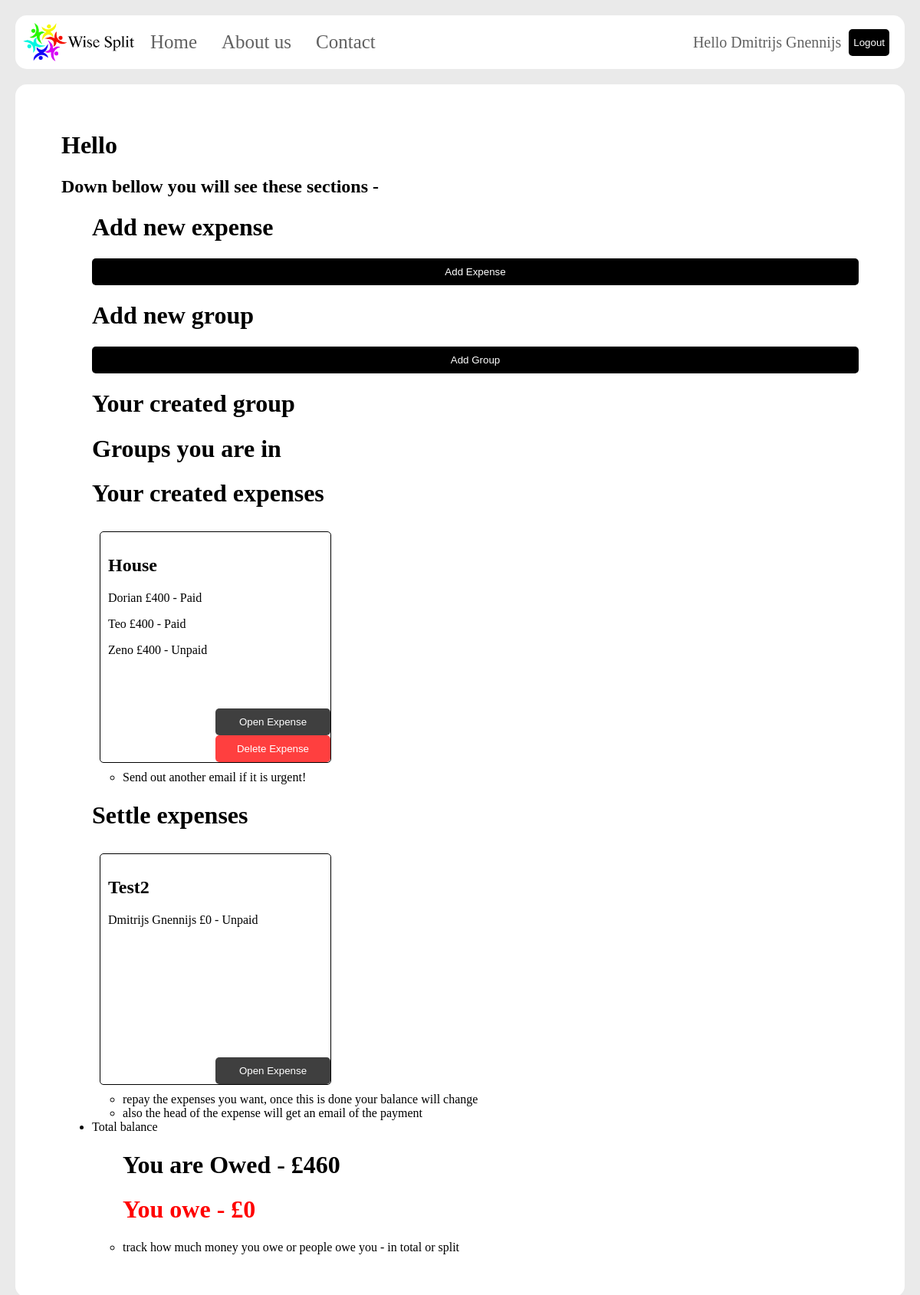
Page /index.php?done=success (signed in) on the earlier database version.
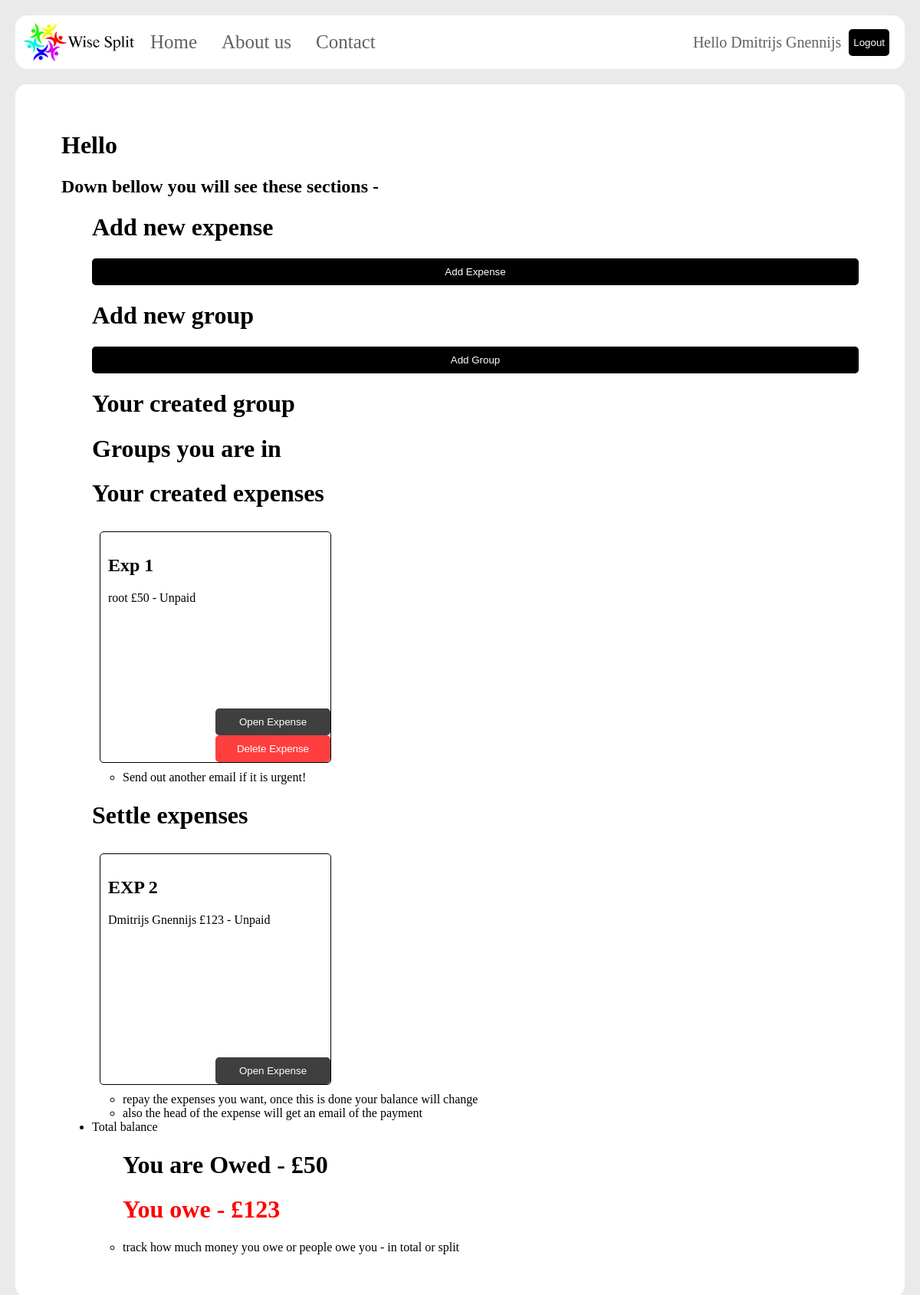
Same page on the later database version.
### tables this page shows
CREATE TABLE Expenses (
  ExpenseID INTEGER PRIMARY KEY,
  UserID INTEGER,
  Name TEXT,
  DateCreated DATE
);

CREATE TABLE ExpenseOwe(
  PersonID INTEGER PRIMARY KEY,
  ExpenseID INTEGER,
  UserID INTEGER,
  Name TEXT,
  Amount INTEGER,
  Reference TEXT,
  Email TEXT,
  Paid BOOLEAN
);

### my_expense.php (the view, shortened to what this page needs)
<?php
$userID = $_SESSION['userID'];
$db = new SQLite3('todo.db');
$stmt = $db->prepare("SELECT * FROM Expenses Where UserID = :userID;");
$stmt->bindValue(':userID', $userID, SQLITE3_INTEGER);
$result = $stmt->execute();
echo "<div class='my_made_exp'>";
while ($row = $result->fetchArray()) {
  $name = "{$row['Name']}";
  $expenseID = "{$row['ExpenseID']}";
  ?><div class='my_expense'><?php
    echo "<h2>$name</h2>";
    $stmt = $db->prepare("SELECT * FROM ExpenseOwe Where ExpenseID = :userID;");
    $stmt->bindValue(':userID', $expenseID, SQLITE3_INTEGER);
    $result_exp = $stmt->execute();
    while ($row = $result_exp->fetchArray()) {
      $people = "{$row['Name']}";
      $amount = "{$row['Amount']}";
      $paid = "{$row['Paid']}";
      if ($paid == 0){
        $paid = "Unpaid";
      }
      else {
        $paid = "Paid";
      }
      echo "<p>$people &pound$amount - $paid</p>";
    }
    ?>
    <div class='buttons'>
      <form name="open_expense" action="open_my_expense.php" method="post">
        <button type='submit' name='expenseButton'>Open Expense</button>
      </form>
      <form name="delete_expense" action="delete_my_expense.php" method="post">
        <button type='submit' name='expenseButton' style="background-color:red;">Delete Expense</button>
      </form>
</div>
</div>
    <?php
}
echo "</div>";
 ?>

### header.php (shortened to what this page needs)
<!DOCTYPE html>
<html lang="en" dir="ltr">
  <head>
    <link rel="stylesheet" href="css/main.css" type="text/css" charset="utf-8">
  </head>
  <body>
    <header>
      <nav class="nav-header-main">
        <a class="header-logo" href="index.php">
          <img border="0" src="css/bitmap.png" alt="Wise Spliter" height="50px" style="padding-right: 5px;">
        </a>
        <ul>
          <li> <a href="index.php">Home</a></li>
          <li> <a href="about.php">About us</a></li>
          <li> <a href="index.php">Contact</a></li>
        </ul>
        <?php if (isset($_SESSION['userID'])) { ?>
          <div class="header-login">
            <p>Hello <?php echo $_SESSION['userName']; ?></p>
            <form action="logout.inc.php" method="post">
              <button type="submit" name="logout-submit">Logout</button>
            </form>
          </div>
        <?php } ?>
      </nav>
    </header>

### index.php (shortened to what this page needs)
<?php require 'header.php'; ?>
  <main>
    <?php
      if (isset($_SESSION['userID'])) {
        require 'logged_in.php';
      }
      else {
        require 'logged_out.php';
      } ?>
  </main>

### logged_in.php (shortened to what this page needs)
<main>
  <h1>Hello</h1>
  <h2>Down bellow you will see these sections - </h2>
  <ul>
    <h1>Add new expense</h1>
    <form class="" action="add_expense.php" method="post">
      <button type="submit" name="add-expense">Add Expense</button>
    </form>
    <h1>Add new group</h1>
    <form class="" action="add_group.php" method="post">
      <button type="submit" name="add-group">Add Group</button>
    </form>
    <h1>Your created group</h1>
    <h1>Groups you are in</h1>
    <h1>Your created expenses</h1>
    <?php require 'my_expense.php'; ?>
    <ul>
      <li>Send out another email if it is urgent!</li>
    </ul>
    <h1>Settle expenses</h1>
    <?php require 'need_to_pay_expense.php'; ?>
    <ul>
      <li>repay the expenses you want, once this is done your balance will change</li>
      <li>also the head of the expense will get an email of the payment</li>
    </ul>
    <li>Total balance</li>
    <ul>
      <?php require 'total_balance.php'; ?>
      <li>track how much money you owe or people owe you - in total or split</li>
    </ul>
  </ul>
</main>

### need_to_pay_expense.php (shortened to what this page needs)
<?php
$db = new SQLite3('todo.db');
$stmt = $db->prepare("SELECT * FROM ExpenseOwe Where Email = :email;");
$stmt->bindValue(':email', $_SESSION['email']);
$result = $stmt->execute();
echo "<div class='my_made_exp'>";
while ($row = $result->fetchArray()) {
  $reference = "{$row['Reference']}";
  $name = "{$row['Name']}";
  $paid = "{$row['Paid']}";
  $amount = "{$row['Amount']}";
  if ($paid == 0){
  ?><div class='my_expense'><?php
    echo "<h2>$reference</h2>";
      if ($paid == 0){
        $paid = "Unpaid";
      }
      else {
        $paid = "Paid";
      }
      echo "<p>$name &pound$amount - $paid</p>";
    ?>
    <div class='buttons'>
      <form name="open_expense" action="open_my_expense.php" method="post">
        <button type='submit' name='expenseButton'>Open Expense</button>
      </form>
</div>
</div>
    <?php
  }}
echo "</div>";
 ?>

### total_balance.php
<?php
$userID = $_SESSION['userID'];
$db = new SQLite3('todo.db');
$stmt = $db->prepare("SELECT * FROM ExpenseOwe Where UserID = :userID;");
$stmt->bindValue(':userID', $userID);
$result = $stmt->execute();
$owed = 0;
while ($row = $result->fetchArray()) {
  $paid = "{$row['Paid']}";
  $amount = "{$row['Amount']}";
  if ($paid == 0){
    $owed = $owed + $amount;
  }
}
echo "<h1> You are Owed - &pound$owed</h1>";
$stmt = $db->prepare("SELECT * FROM ExpenseOwe Where Email = :email;");
$stmt->bindValue(':email', $_SESSION['email']);
$result = $stmt->execute();
$owe = 0;
while ($row = $result->fetchArray()) {
  $paid = "{$row['Paid']}";
  $amount = "{$row['Amount']}";
  if ($paid == 0){
    $owe = $owe + $amount;
  }
}
echo "<h1 style='color:red;'>You owe - &pound$owe</h1>";

### css/main.css (style rules this page uses)
.nav-header-main { background-color: white; overflow: hidden; margin: 20px 20px 20px 20px; padding: 10px 10px 10px 10px; border-radius: 15px; }
.header-logo { float: left; height: 50px; }
.nav-header-main ul { list-style-type: none; margin: 0; padding: 0; }
.nav-header-main ul li a { float: left; color: #616161; text-align: center; padding: 11px 16px; text-decoration: none; height: 28px; font-size: 25px; display: block; border-radius: 10px; }
.header-login { margin: auto; padding-right: 10px; float: right; display: flex; flex-direction: row; justify-content: center; align-items: center; }
.header-login p { color: #616161; padding: 14px 10px; text-decoration: none; margin: 0; height: 22px; font-size: 20px; }
.my_expense { margin: 10px; float: left; width: 280px; height: 280px; border-radius: 5px; background: white; padding: 10px; border: 1px solid black; position: relative; }
.my_made_exp { width: 100%; overflow: auto; }
.buttons { position: absolute; width: 50%; right: 0; bottom: 0; opacity: 75%; }
main { margin: 20px; padding: 10px 20px; border-radius: 15px; background: white; overflow: hidden; }
body { margin: 0px; padding: 0px; background-image: url("switch6457.png"); background-color: #eaeaea; background-size: 100%; }
button { background-color: black; border: none; cursor: pointer; width: 100%; color: white; padding-top: 10px; padding-bottom: 10px; border-radius: 5px; }

Differences in the rows shown:
removed expenseowe: Name "Dorian", Amount "400", Paid "Paid"
removed expenseowe: Name "Teo", Amount "400", Paid "Paid"
removed expenseowe: Name "Zeno", Amount "400", Paid "Unpaid"
removed expenseowe: Reference "Test2", Name "Dmitrijs Gnennijs", Amount "0", Paid "Unpaid", shown under "Settle expenses"
changed expenses: Name "House" → "Exp 1"
added expenseowe: Name "root", Amount "50", Paid "Unpaid"
added expenseowe: Reference "EXP 2", Name "Dmitrijs Gnennijs", Amount "123", Paid "Unpaid", shown under "Settle expenses"
Other differences:
$owed: "460" → "50"
$owe: "0" → "123"
